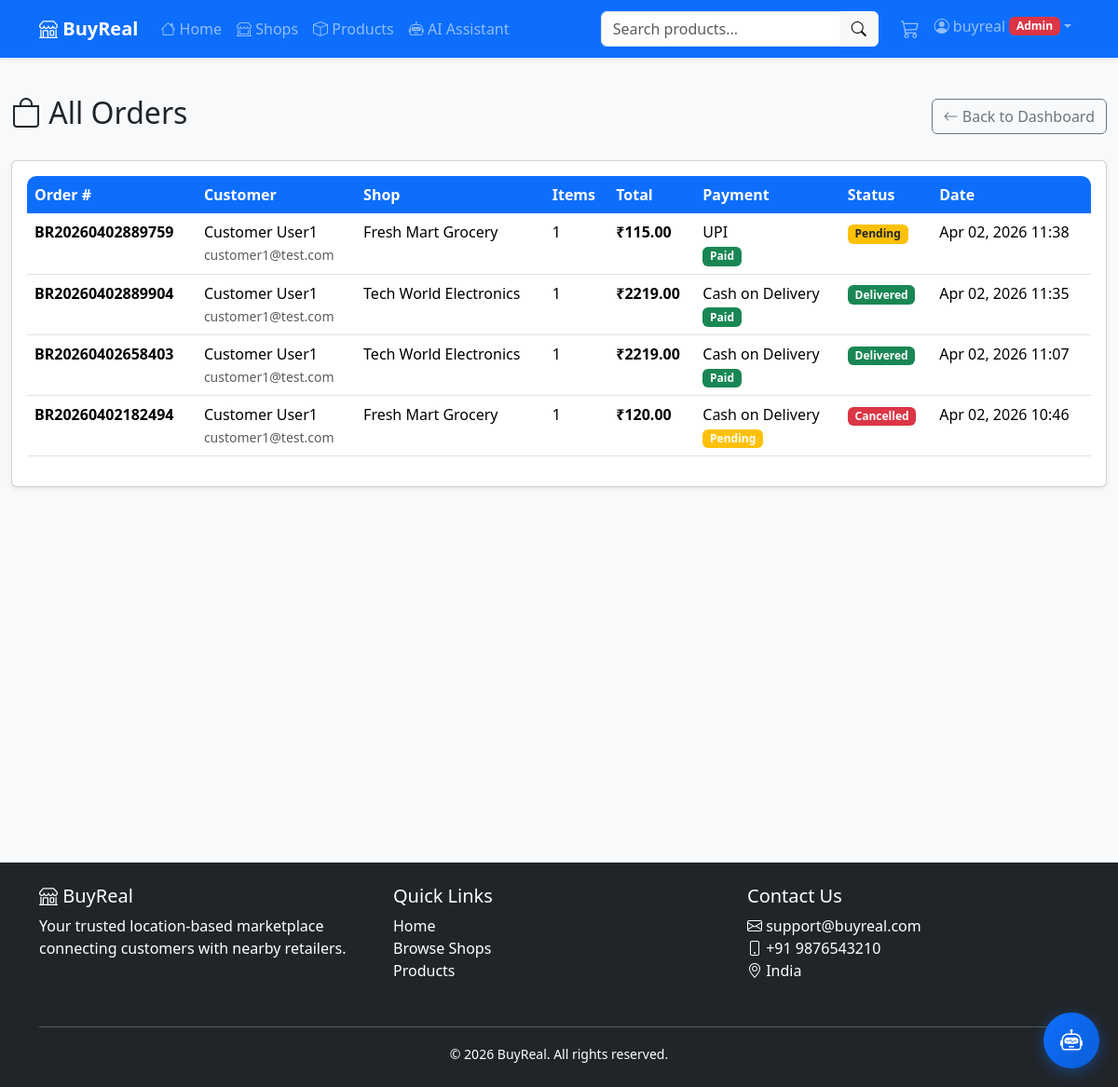
Page /users/admin/orders/ (signed in) on the committed database.
### users/models.py (models this page shows, shortened)
class CustomUser(AbstractUser):
    ROLE_CHOICES = (
        ('customer', 'Customer'),
        ('retailer', 'Retailer'),
    )
    role = models.CharField(max_length=10, choices=ROLE_CHOICES, default='customer')
    phone = models.CharField(validators=[phone_regex], max_length=17, blank=True, null=True)
    address = models.TextField(blank=True, null=True)
    city = models.CharField(max_length=100, blank=True, null=True)
    state = models.CharField(max_length=100, blank=True, null=True)
    pincode = models.CharField(max_length=10, blank=True, null=True)
    latitude = models.DecimalField(max_digits=9, decimal_places=6, blank=True, null=True)
    longitude = models.DecimalField(max_digits=9, decimal_places=6, blank=True, null=True)
    profile_picture = models.ImageField(upload_to='profile_pics/', blank=True, null=True)
    created_at = models.DateTimeField(auto_now_add=True)
    updated_at = models.DateTimeField(auto_now=True)
    class Meta:
        verbose_name = 'User'
        verbose_name_plural = 'Users'

### orders/models.py (models this page shows, shortened)
class Order(models.Model):
    STATUS_CHOICES = (
        ('pending', 'Pending'),
        ('confirmed', 'Confirmed'),
        ('processing', 'Processing'),
        ('shipped', 'Shipped'),
        ('out_for_delivery', 'Out for Delivery'),
        ('delivered', 'Delivered'),
        ('cancelled', 'Cancelled'),
        ('refunded', 'Refunded'),
    )
    PAYMENT_METHOD_CHOICES = (
        ('cod', 'Cash on Delivery'),
        ('upi', 'UPI'),
        ('card', 'Credit/Debit Card'),
        ('wallet', 'Wallet'),
    )
    PAYMENT_STATUS_CHOICES = (
        ('pending', 'Pending'),
        ('paid', 'Paid'),
        ('failed', 'Failed'),
        ('refunded', 'Refunded'),
    )
    DELIVERY_TYPE_CHOICES = (
        ('retailer', 'Retailer Delivery'),
        ('partner', 'Delivery Partner'),
        ('pickup', 'Self Pickup'),
    )
    order_number = models.CharField(max_length=20, unique=True)
    customer = models.ForeignKey(
        settings.AUTH_USER_MODEL,
        on_delete=models.CASCADE,
        related_name='orders'
    )
    shop = models.ForeignKey(
        Shop,
        on_delete=models.CASCADE,
        related_name='orders'
    )
    status = models.CharField(max_length=20, choices=STATUS_CHOICES, default='pending')
    payment_method = models.CharField(max_length=10, choices=PAYMENT_METHOD_CHOICES)
    payment_status = models.CharField(
        max_length=10,
        choices=PAYMENT_STATUS_CHOICES,
        default='pending'
    )
    transaction_id = models.CharField(max_length=100, blank=True, null=True)
    delivery_type = models.CharField(max_length=10, choices=DELIVERY_TYPE_CHOICES)
    delivery_address = models.TextField()
    delivery_city = models.CharField(max_length=100)
    delivery_state = models.CharField(max_length=100)
    delivery_pincode = models.CharField(max_length=10)
    delivery_phone = models.CharField(max_length=17)
    subtotal = models.DecimalField(max_digits=10, decimal_places=2)
    delivery_charge = models.DecimalField(max_digits=10, decimal_places=2, default=0)
    discount = models.DecimalField(max_digits=10, decimal_places=2, default=0)
    tax = models.DecimalField(max_digits=10, decimal_places=2, default=0)
    total = models.DecimalField(max_digits=10, decimal_places=2)
    customer_note = models.TextField(blank=True, null=True)
    retailer_note = models.TextField(blank=True, null=True)
    created_at = models.DateTimeField(auto_now_add=True)
    updated_at = models.DateTimeField(auto_now=True)
    confirmed_at = models.DateTimeField(null=True, blank=True)
    shipped_at = models.DateTimeField(null=True, blank=True)
    delivered_at = models.DateTimeField(null=True, blank=True)
    class Meta:
        ordering = ['-created_at']

### shops/models.py (models this page shows, shortened)
class Shop(models.Model):
    STATUS_CHOICES = (
        ('pending', 'Pending Approval'),
        ('approved', 'Approved'),
        ('rejected', 'Rejected'),
        ('suspended', 'Suspended'),
    )
    owner = models.OneToOneField(
        settings.AUTH_USER_MODEL,
        on_delete=models.CASCADE,
        related_name='shop'
    )
    name = models.CharField(max_length=200)
    description = models.TextField()
    category = models.ForeignKey(
        Category,
        on_delete=models.SET_NULL,
        null=True,
        blank=True,
        related_name='shops'
    )
    email = models.EmailField()
    phone = models.CharField(max_length=17)
    address = models.TextField()
    city = models.CharField(max_length=100)
    state = models.CharField(max_length=100)
    pincode = models.CharField(max_length=10)
    latitude = models.DecimalField(
        max_digits=9,
        decimal_places=6,
        blank=True,
        null=True,
        validators=[MinValueValidator(-90), MaxValueValidator(90)]
    )
    longitude = models.DecimalField(
        max_digits=9,
        decimal_places=6,
        blank=True,
        null=True,
        validators=[MinValueValidator(-180), MaxValueValidator(180)]
    )
    image = models.ImageField(upload_to='shop_images/', blank=True, null=True)
    gst_number = models.CharField(max_length=20, blank=True, null=True)
    status = models.CharField(max_length=15, choices=STATUS_CHOICES, default='pending')
    rejection_reason = models.TextField(blank=True, null=True)
    offers_delivery = models.BooleanField(default=True)
    delivery_radius = models.PositiveIntegerField(
        default=10,
        help_text="Delivery radius in kilometers"
    )
    minimum_order = models.DecimalField(
        max_digits=10,
        decimal_places=2,
        default=0,
        help_text="Minimum order amount for delivery"
    )
    rating = models.DecimalField(max_digits=3, decimal_places=2, default=0)
    total_reviews = models.PositiveIntegerField(default=0)
    created_at = models.DateTimeField(auto_now_add=True)
    updated_at = models.DateTimeField(auto_now=True)
    class Meta:
        ordering = ['-created_at']

### users/views.py (the view)
# urls.py: path('admin/orders/', views.admin_orders, name='admin_orders'),
@login_required
@user_passes_test(is_admin)
def admin_orders(request):
    orders = Order.objects.all().order_by('-created_at')
    return render(request, 'users/admin_orders.html', {'orders': orders})

### orders/context_processors.py (called while the page is built)
def cart_count(request):
    count = 0
    if request.user.is_authenticated:
        try:
            if hasattr(request.user, 'role') and request.user.role == 'customer':
                if hasattr(request.user, 'cart'):
                    count = request.user.cart.total_items
        except Exception:
            count = 0
    return {'cart_count': count}

### orders/models.py (called while the page is built)
    @property
    def total_items(self):
        return sum(item.quantity for item in self.items.all())

### users/views.py (called while the page is built)
def is_admin(user):
    return user.is_superuser

### templates/users/admin_orders.html (shortened to what this page needs)
{% extends 'base.html' %}
{% block content %}
<div class="container-fluid py-4">
    <div class="d-flex justify-content-between align-items-center mb-4">
        <h2><i class="bi bi-bag"></i> All Orders</h2>
        <a href="{% url 'users:admin_dashboard' %}" class="btn btn-outline-secondary">
            <i class="bi bi-arrow-left"></i> Back to Dashboard
        </a>
    </div>
    <div class="card shadow-sm">
        <div class="card-body">
            <div class="table-responsive">
                <table class="table table-hover">
                    <thead>
                        <tr>
                            <th>Order #</th>
                            <th>Customer</th>
                            <th>Shop</th>
                            <th>Items</th>
                            <th>Total</th>
                            <th>Payment</th>
                            <th>Status</th>
                            <th>Date</th>
                        </tr>
                    </thead>
                    <tbody>
                        {% for order in orders %}
                            <tr>
                                <td><strong>{{ order.order_number }}</strong></td>
                                <td>
                                    {{ order.customer.get_full_name|default:order.customer.username }}<br>
                                    <small class="text-muted">{{ order.customer.email }}</small>
                                </td>
                                <td>{{ order.shop.name }}</td>
                                <td>{{ order.items.count }}</td>
                                <td><strong>₹{{ order.total }}</strong></td>
                                <td>
                                    {{ order.get_payment_method_display }}<br>
                                    <span class="badge {% if order.payment_status == 'paid' %}bg-success{% else %}bg-warning{% endif %}">
                                        {{ order.get_payment_status_display }}
                                    </span>
                                </td>
                                <td>
                                    <span class="badge status-{{ order.status }}">
                                        {{ order.get_status_display }}
                                    </span>
                                </td>
                                <td>{{ order.created_at|date:"M d, Y H:i" }}</td>
                            </tr>
                        {% empty %}
                            <tr>
                                <td colspan="8" class="text-center text-muted">No orders found</td>
                            </tr>
                        {% endfor %}
                    </tbody>
                </table>
            </div>
        </div>
    </div>
</div>
{% endblock %}

### templates/navbar.html (shortened to what this page needs)
{% load static %}
<nav class="navbar navbar-expand-lg navbar-dark bg-primary shadow-sm sticky-top">
    <div class="container">
        <a class="navbar-brand fw-bold" href="{% url 'home' %}">
            <i class="bi bi-shop"></i> BuyReal
        </a>
        <div class="collapse navbar-collapse" id="navbarNav">
            <ul class="navbar-nav me-auto mb-2 mb-lg-0">
                <li class="nav-item">
                    <a class="nav-link" href="{% url 'home' %}">
                        <i class="bi bi-house"></i> Home
                    </a>
                </li>
                <li class="nav-item">
                    <a class="nav-link" href="{% url 'shops:shop_list' %}">
                        <i class="bi bi-shop-window"></i> Shops
                    </a>
                </li>
                <li class="nav-item">
                    <a class="nav-link" href="{% url 'products:product_list' %}">
                        <i class="bi bi-box"></i> Products
                    </a>
                </li>
                {% if user.is_authenticated %}
                <li class="nav-item">
                    <a class="nav-link" href="{% url 'ai_services:chatbot_page' %}">
                        <i class="bi bi-robot"></i> AI Assistant
                    </a>
                </li>
                {% endif %}
            </ul>
            <form class="d-flex me-3 position-relative" action="{% url 'products:product_list' %}" method="GET" id="searchForm">
                <div class="input-group">
                    <input class="form-control" type="search" name="search" id="searchInput" placeholder="Search products..." aria-label="Search" value="{{ request.GET.search }}" autocomplete="off">
                    <button class="btn btn-light" type="submit">
                        <i class="bi bi-search"></i>
                    </button>
                </div>
            </form>
            <ul class="navbar-nav">
                {% if user.is_authenticated %}
                    {% if user.role == 'customer' %}
                        <li class="nav-item">
                            <a class="nav-link position-relative" href="{% url 'orders:cart' %}">
                                <i class="bi bi-cart3 fs-5"></i>
                            </a>
                        </li>
                    {% endif %}
                    <li class="nav-item dropdown">
                        <a class="nav-link dropdown-toggle d-flex align-items-center" href="#" id="userDropdown" role="button" data-bs-toggle="dropdown" aria-expanded="false">
                            <i class="bi bi-person-circle me-1"></i>
                            <span class="d-none d-md-inline">{{ user.first_name|default:user.username }}</span>
                            {% if user.role == 'retailer' %}
                                <span class="badge bg-warning text-dark ms-1 d-none d-md-inline">Retailer</span>
                            {% elif user.is_superuser %}
                                <span class="badge bg-danger ms-1 d-none d-md-inline">Admin</span>
                            {% endif %}
                        </a>
                    </li>
                {% endif %}
            </ul>
        </div>
    </div>
</nav>

### static/css/style.css (style rules this page uses)
:root { --primary-color: #0d6efd; --secondary-color: #6c757d; --success-color: #198754; --warning-color: #ffc107; --danger-color: #dc3545; --dark-color: #212529; --light-color: #f8f9fa; }
body { font-family: 'Segoe UI', Tahoma, Geneva, Verdana, sans-serif; background-color: #f8f9fa; }
.card { transition: transform 0.3s ease, box-shadow 0.3s ease; }
.status-pending { background-color: #ffc107; color: #212529; }
.status-delivered { background-color: #198754; color: white; }
.status-cancelled { background-color: #dc3545; color: white; }
.table-responsive { border-radius: 10px; overflow: hidden; }
.table thead th { background-color: var(--primary-color); color: white; font-weight: 600; border: none; }

### rows in the picture
CustomUser: first_name "buyreal"
Order: order_number "BR20260402889759", customer.get_full_name "Customer User1", customer.email "customer1@test.com", shop.name "Fresh Mart Grocery", items.count "1", total "115.00", payment_method "UPI", payment_status "Paid", status "Pending", created_at "Apr 02, 2026 11:38"
Order: order_number "BR20260402889904", customer.get_full_name "Customer User1", customer.email "customer1@test.com", shop.name "Tech World Electronics", items.count "1", total "2219.00", payment_method "Cash on Delivery", payment_status "Paid", status "Delivered", created_at "Apr 02, 2026 11:35"
Order: order_number "BR20260402658403", customer.get_full_name "Customer User1", customer.email "customer1@test.com", shop.name "Tech World Electronics", items.count "1", total "2219.00", payment_method "Cash on Delivery", payment_status "Paid", status "Delivered", created_at "Apr 02, 2026 11:07"
Order: order_number "BR20260402182494", customer.get_full_name "Customer User1", customer.email "customer1@test.com", shop.name "Fresh Mart Grocery", items.count "1", total "120.00", payment_method "Cash on Delivery", payment_status "Pending", status "Cancelled", created_at "Apr 02, 2026 10:46"
